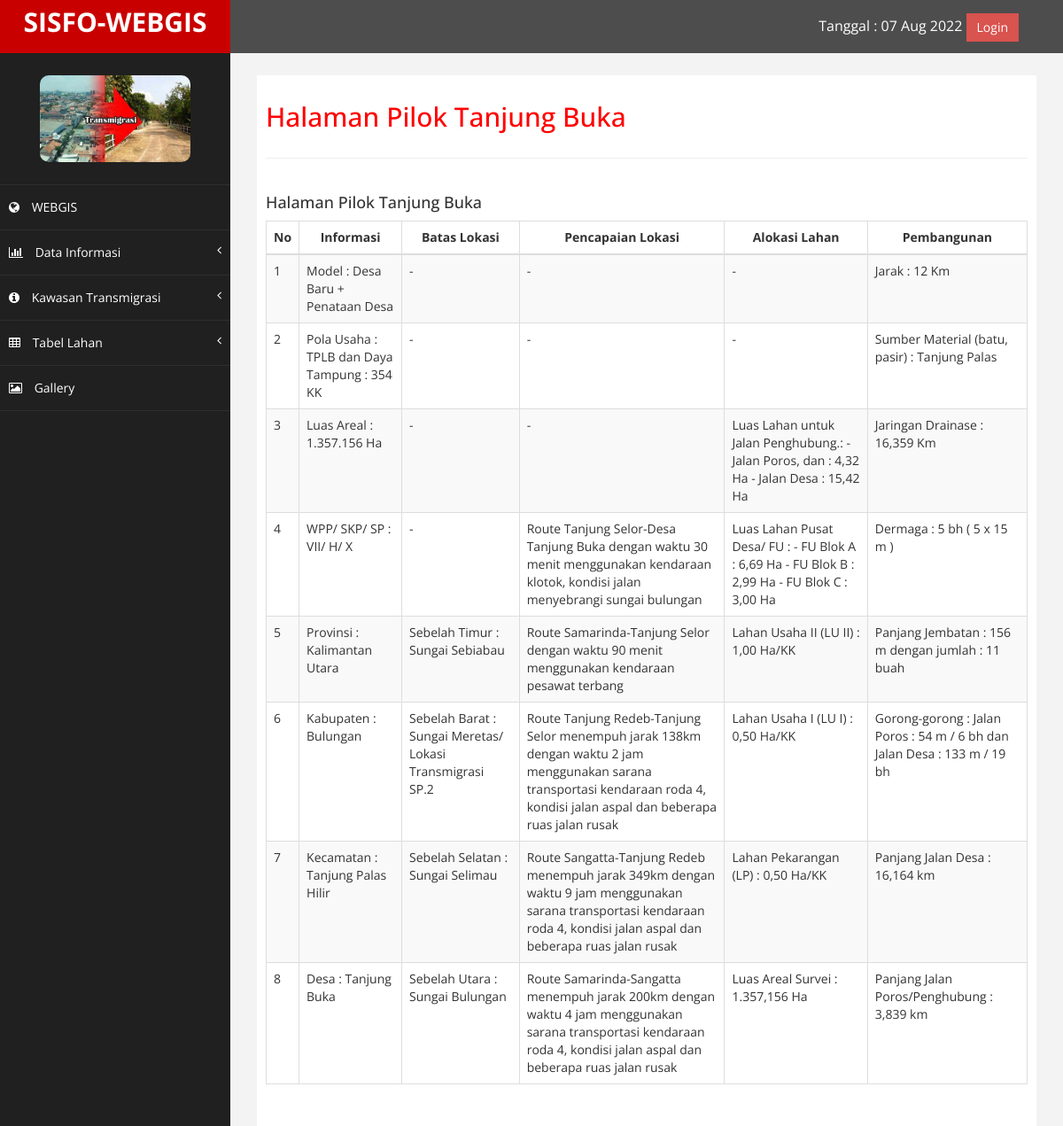
The app's page /index.php/pilok_tanjungbuka with its own data.
### tables this page shows
CREATE TABLE `pilok_tanjungbuka` (
  `id_lokasi` int(11) NOT NULL,
  `letak_lokasi` varchar(1000) NOT NULL,
  `batas_lokasi` varchar(1000) NOT NULL,
  `pencapaian_lokasi` varchar(5000) NOT NULL,
  `alokasi_lahan` varchar(1000) NOT NULL,
  `pembangunan` varchar(1000) NOT NULL
);

### application/views/layout/v_content.php (called while the page is built)
<?php
if ($isi) {
    $this->load->view($isi);
}

### application/views/layout/v_wrapper.php (called while the page is built)
<?php
require_once('v_head.php');
require_once('v_header.php');
require_once('v_nav.php');
require_once('v_content.php');
require_once('v_footer.php');

### application/controllers/Pilok_tanjungbuka.php (called while the page is built, shortened)
<?php
class Pilok_tanjungbuka extends CI_Controller {
    public function __construct()
    {
        $this->load->model('m_piloktanjungbuka');
    }
    public function index()
    {
        $data = array(
            'title'     =>'Halaman Pilok Tanjung Buka',
            'pilok_tanjungbuka'     => $this->m_piloktanjungbuka->tampil(),
            'isi' => 'pilok_tanjungbuka/v_lists'
         );
        $this->load->view('layout/v_wrapper', $data, FALSE);
    }
}

### index.php (called while the page is built, shortened)
<?php
require_once BASEPATH.'core/CodeIgniter.php';

### application/models/M_piloktanjungbuka.php (called while the page is built, shortened)
<?php
class M_piloktanjungbuka extends CI_Model
{
    public function tampil()
    {
        $this->db->select('*');
        $this->db->from('pilok_tanjungbuka');
        $this->db->order_by('id_lokasi', 'desc');
        return $this->db->get()->result();
    }
}

### application/views/pilok_tanjungbuka/v_lists.php (the view, shortened to what this page needs)
<div class="row">
    <div class="col-md-12">
        <div class="widget-box widget-color-blue2">
            <div class="widget-header">
                <h4 class="widget-title lighter smaller"><?= $title ?></h4>
            </div>
            <div class="widget-body">
                <div class="widget-main padding-8">
              <table id="dataTables-example" class="table table-striped table-bordered table-hover table-responsive">
                <thead>
                    <tr>
                        <th width="30px" class="text-center">No</th>
                        <th class="text-center">Informasi</th>
                        <th class="text-center">Batas Lokasi</th>
                        <th class="text-center">Pencapaian Lokasi</th>
                        <th class="text-center">Alokasi Lahan</th>
                        <th class="text-center">Pembangunan</th>
                    </tr>
                </thead>
                <tbody>
                    <?php $no=1; foreach ($pilok_tanjungbuka as $key => $value) { ?>
                    <tr>
                        <td><?= $no++ ?></td>
                        <td><?= $value->letak_lokasi ?></td>
                        <td><?= $value->batas_lokasi ?></td>
                        <td><?= $value->pencapaian_lokasi ?></td>
                        <td><?= $value->alokasi_lahan ?></td>
                        <td><?= $value->pembangunan ?></td>
                    </tr>
                    <?php } ?>
                </tbody>
            </table>
                </div>
            </div>
        </div>
    </div>
</div>

### template/assets/css/custom.css (style rules this page uses)
body { font-family: 'Open Sans', sans-serif; }
.text-center { text-align:center; }
h4 { padding-top:10px; }

### records on screen
pilok_tanjungbuka: letak_lokasi "Model : Desa Baru + Penataan Desa", batas_lokasi "-", pencapaian_lokasi "-", alokasi_lahan "-", pembangunan "Jarak : 12 Km"
pilok_tanjungbuka: letak_lokasi "Pola Usaha : TPLB dan Daya Tampung : 354 KK", batas_lokasi "-", pencapaian_lokasi "-", alokasi_lahan "-", pembangunan "Sumber Material (batu, pasir) : Tanjung Palas"
pilok_tanjungbuka: letak_lokasi "Luas Areal : 1.357.156 Ha", batas_lokasi "-", pencapaian_lokasi "-", alokasi_lahan "Luas Lahan untuk Jalan Penghubung.: - Jalan Poros, dan : 4,32 Ha - Jalan Desa : 15,42 Ha", pembangunan "Jaringan Drainase : 16,359 Km"
pilok_tanjungbuka: letak_lokasi "WPP/ SKP/ SP : VII/ H/ X", batas_lokasi "-", pencapaian_lokasi "Route Tanjung Selor-Desa Tanjung Buka dengan waktu 30 menit menggunakan kendaraan klotok, kondisi jalan menyebrangi sungai bulungan", alokasi_lahan "Luas Lahan Pusat Desa/ FU : - FU Blok A : 6,69 Ha - FU Blok B : 2,99 Ha - FU Blok C : 3,00 Ha", pembangunan "Dermaga : 5 bh ( 5 x 15 m )"
pilok_tanjungbuka: letak_lokasi "Provinsi : Kalimantan Utara", batas_lokasi "Sebelah Timur : Sungai Sebiabau", pencapaian_lokasi "Route Samarinda-Tanjung Selor dengan waktu 90 menit menggunakan kendaraan pesawat terbang", alokasi_lahan "Lahan Usaha II (LU II) : 1,00 Ha/KK", pembangunan "Panjang Jembatan : 156 m dengan jumlah : 11 buah"
pilok_tanjungbuka: letak_lokasi "Kabupaten : Bulungan", batas_lokasi "Sebelah Barat : Sungai Meretas/ Lokasi Transmigrasi SP.2", pencapaian_lokasi "Route Tanjung Redeb-Tanjung Selor menempuh jarak 138km dengan waktu 2 jam menggunakan sarana transportasi kendaraan roda 4, kondisi jalan aspal dan beberapa ruas jalan rusak", alokasi_lahan "Lahan Usaha I (LU I) : 0,50 Ha/KK", pembangunan "Gorong-gorong : Jalan Poros : 54 m / 6 bh dan Jalan Desa : 133 m / 19 bh"
pilok_tanjungbuka: letak_lokasi "Kecamatan : Tanjung Palas Hilir", batas_lokasi "Sebelah Selatan : Sungai Selimau", pencapaian_lokasi "Route Sangatta-Tanjung Redeb menempuh jarak 349km dengan waktu 9 jam menggunakan sarana transportasi kendaraan roda 4, kondisi jalan aspal dan beberapa ruas jalan rusak", alokasi_lahan "Lahan Pekarangan (LP) : 0,50 Ha/KK", pembangunan "Panjang Jalan Desa : 16,164 km"
pilok_tanjungbuka: letak_lokasi "Desa : Tanjung Buka", batas_lokasi "Sebelah Utara : Sungai Bulungan", pencapaian_lokasi "Route Samarinda-Sangatta menempuh jarak 200km dengan waktu 4 jam menggunakan sarana transportasi kendaraan roda 4, kondisi jalan aspal dan beberapa ruas jalan rusak", alokasi_lahan "Luas Areal Survei : 1.357,156 Ha", pembangunan "Panjang Jalan Poros/Penghubung : 3,839 km"

### other values on screen
$title "Halaman Pilok Tanjung Buka"
